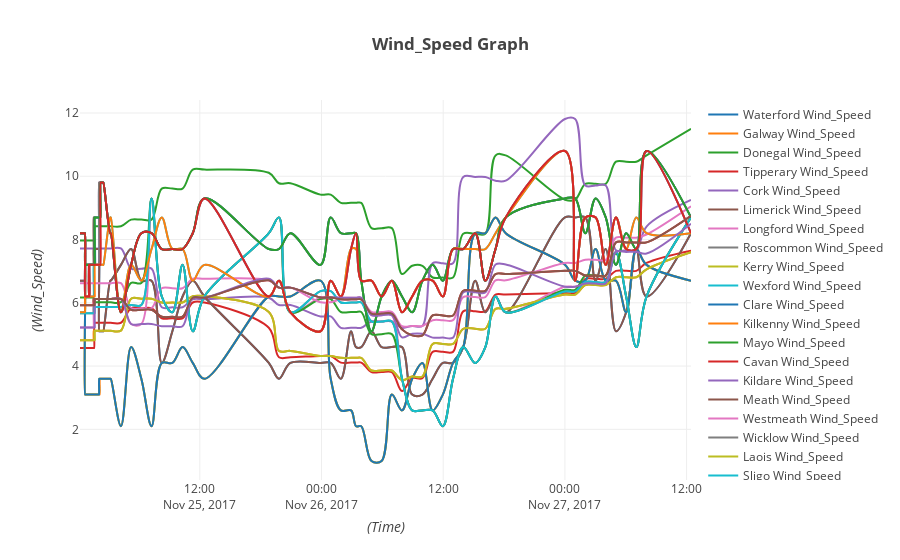

Notebook code for this chart:
### Code cell
graph_types = ['Temprature','Pressure','Humidity','Wind_Speed']   
signal1 = widgets.Select(options=graph_types, value='Temprature' , description='Graph Types', disabled=True)
widgets.interactive(graph_data, graph_name=signal1)
#graph_data()

### Figure 1 — Plotly figure (JSON) as saved in the notebook; plotly's stock layout.template omitted (floating-point values rounded to 4 significant figures; data arrays with more than 128 entries replaced by an {"elided": "..."} marker saying what was removed)
{"data": [{"line": {"shape": "spline"}, "mode": "lines", "name": "Waterford Wind_Speed", "type": "scatter", "x": {"elided": "156 str values"}, "y": {"elided": "156 float values"}}, {"line": {"shape": "spline"}, "mode": "lines", "name": "Galway Wind_Speed", "type": "scatter", "x": {"elided": "156 str values"}, "y": {"elided": "156 float values"}}, {"line": {"shape": "spline"}, "mode": "lines", "name": "Donegal Wind_Speed", "type": "scatter", "x": {"elided": "156 str values"}, "y": {"elided": "156 float values"}}, {"line": {"shape": "spline"}, "mode": "lines", "name": "Tipperary Wind_Speed", "type": "scatter", "x": {"elided": "156 str values"}, "y": {"elided": "156 float values"}}, {"line": {"shape": "spline"}, "mode": "lines", "name": "Cork Wind_Speed", "type": "scatter", "x": {"elided": "156 str values"}, "y": {"elided": "156 float values"}}, {"line": {"shape": "spline"}, "mode": "lines", "name": "Limerick Wind_Speed", "type": "scatter", "x": {"elided": "156 str values"}, "y": {"elided": "156 float values"}}, {"line": {"shape": "spline"}, "mode": "lines", "name": "Longford Wind_Speed", "type": "scatter", "x": {"elided": "156 str values"}, "y": {"elided": "156 float values"}}, {"line": {"shape": "spline"}, "mode": "lines", "name": "Roscommon Wind_Speed", "type": "scatter", "x": {"elided": "156 str values"}, "y": {"elided": "156 float values"}}, {"line": {"shape": "spline"}, "mode": "lines", "name": "Kerry Wind_Speed", "type": "scatter", "x": {"elided": "156 str values"}, "y": {"elided": "156 float values"}}, {"line": {"shape": "spline"}, "mode": "lines", "name": "Wexford Wind_Speed", "type": "scatter", "x": {"elided": "156 str values"}, "y": {"elided": "156 float values"}}, {"line": {"shape": "spline"}, "mode": "lines", "name": "Clare Wind_Speed", "type": "scatter", "x": {"elided": "156 str values"}, "y": {"elided": "156 float values"}}, {"line": {"shape": "spline"}, "mode": "lines", "name": "Kilkenny Wind_Speed", "type": "scatter", "x": {"elided": "156 str values"}, "y": {"elided": "156 float values"}}, {"line": {"shape": "spline"}, "mode": "lines", "name": "Mayo Wind_Speed", "type": "scatter", "x": {"elided": "156 str values"}, "y": {"elided": "156 float values"}}, {"line": {"shape": "spline"}, "mode": "lines", "name": "Cavan Wind_Speed", "type": "scatter", "x": {"elided": "156 str values"}, "y": {"elided": "156 float values"}}, {"line": {"shape": "spline"}, "mode": "lines", "name": "Kildare Wind_Speed", "type": "scatter", "x": {"elided": "156 str values"}, "y": {"elided": "156 float values"}}, {"line": {"shape": "spline"}, "mode": "lines", "name": "Meath Wind_Speed", "type": "scatter", "x": {"elided": "156 str values"}, "y": {"elided": "156 float values"}}, {"line": {"shape": "spline"}, "mode": "lines", "name": "Westmeath Wind_Speed", "type": "scatter", "x": {"elided": "156 str values"}, "y": {"elided": "156 float values"}}, {"line": {"shape": "spline"}, "mode": "lines", "name": "Wicklow Wind_Speed", "type": "scatter", "x": {"elided": "156 str values"}, "y": {"elided": "156 float values"}}, {"line": {"shape": "spline"}, "mode": "lines", "name": "Laois Wind_Speed", "type": "scatter", "x": {"elided": "156 str values"}, "y": {"elided": "156 float values"}}, {"line": {"shape": "spline"}, "mode": "lines", "name": "Sligo Wind_Speed", "type": "scatter", "x": {"elided": "156 str values"}, "y": {"elided": "156 float values"}}, {"line": {"shape": "spline"}, "mode": "lines", "name": "Dublin Wind_Speed", "type": "scatter", "x": {"elided": "156 str values"}, "y": {"elided": "156 float values"}}, {"line": {"shape": "spline"}, "mode": "lines", "name": "Offaly Wind_Speed", "type": "scatter", "x": {"elided": "156 str values"}, "y": {"elided": "156 float values"}}, {"line": {"shape": "spline"}, "mode": "lines", "name": "Louth Wind_Speed", "type": "scatter", "x": {"elided": "156 str values"}, "y": {"elided": "156 float values"}}, {"line": {"shape": "spline"}, "mode": "lines", "name": "Carlow Wind_Speed", "type": "scatter", "x": {"elided": "156 str values"}, "y": {"elided": "156 float values"}}, {"line": {"shape": "spline"}, "mode": "lines", "name": "Leitrim Wind_Speed", "type": "scatter", "x": {"elided": "156 str values"}, "y": {"elided": "156 float values"}}, {"line": {"shape": "spline"}, "mode": "lines", "name": "Monaghan Wind_Speed", "type": "scatter", "x": {"elided": "156 str values"}, "y": {"elided": "156 float values"}}], "layout": {"title": "<b> Wind_Speed Graph </b>", "xaxis": {"title": "<i>(Time)</i>"}, "yaxis": {"title": "<i>(Wind_Speed)</i>"}}}
